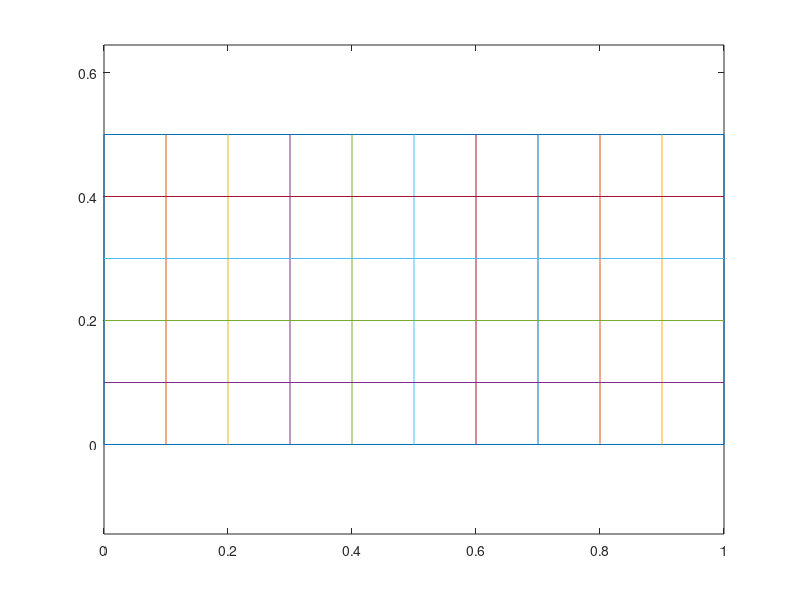

Reproduce this figure in MATLAB. (Note: this script raises an error after producing the figure.)
function mpaper(varargin)  

warning off MATLAB:divideByZero

%:::::::::::::::::::::::::::::::::::::::::::::::::::::::::::::::::::::::::::::::::::
% MPAPER Allows to enter handwritten characters by mouse.
%
% Synopsis:
%  mpaper
%  mpaper( options )
%  mpaper({'param1',val1,...})
%
% Description:
%  This script allows a user to draw images by mouse to
%  figure with a grid. The drown images are normalized to
%  exactly fit the subwindows given by the grid.
%  Control:
%    Left mouse button ... draw line.
%    Right mouse button ... erase the focused subwindow.
%    Middle mouse button ... call function which proccess the
%      drawn data.
%
%  The function called to processed the drawn data is
%  prescribed by options.fun. The implicite setting is 'ocr_fun'
%  which calls OCR trained for handwritten numerals and displays
%  the result of recognition.
%
% Input:
%  options.width [int] Width of a single image.
%  options.height [int] Height of a single image.
%  options.fun [string] If the middle mouse button is
%    pressed then feval(fun,data) is called where
%    the structure data contains:
%    data.X [dim x num_images] images stored as columns
%       of size dim = width*height.
%    data.img_size = [height,width].
%
%  Example:
%   open ocr_demo.fig
%  http://cmp.felk.cvut.cz/cmp/software/stprtool/
% (c) Statistical Pattern Recognition Toolbox, (C) 1999-2003,
% Written by Vojtech Franc and Vaclav Hlavac,
% <a href="http://www.cvut.cz">Czech Technical University Prague</a>,
% <a href="http://www.feld.cvut.cz">Faculty of Electrical engineering</a>,
% Modifications:
%  9-sep-03, VF,
%  8-sep-03, MM, Martin Matousek programmed the GUI enviroment.


%:::::::::::::::::::::::::::::::::::::::::::::::::::::::::::::::::::::::::::::::::::
if nargin >= 1 & ischar(varargin{1}),

    switch varargin{1},
        case 'Dn', Dn;
        case 'Up', Up;
        case 'Plot', Plot;
    end


else

    if nargin >=1, options = varargin{1}; else options=[]; end

    % function called when middle button is pressed
    if ~isfield( options, 'fun'), options.fun = 'ocr_fun'; end

    % resulting resolution of each character
    if ~isfield( options, 'width'), options.width = 16; end
    if ~isfield( options, 'height'), options.height = 16; end

    % brush stroke within del_dist is deleted
    if ~isfield( options, 'del_dist'), options.del_dist = 0.01; end

    figure;
    set( gcf, 'WindowButtonDownFcn', 'mpaper(''Dn'')' );
    Cla;
    setappdata( gcf, 'options',options );
    setappdata( gcf, 'cells',cell(5,10) );

end
 
%===================================================================
%--- UP ------------------------------------------------------------
%===================================================================
function Up(varargin)
set( gcf, 'WindowButtonMotionFcn', '' );
set( gcf, 'WindowButtonUpFcn', '' );

last = getappdata( gcf, 'last' );
x = get( last, 'xdata' );
y = get( last, 'ydata' );

if ~isempty(x)
    [r c]= index( [ x(1) y(1) ] );

    cells = getappdata( gcf, 'cells' );
    cells{r,c} = [cells{r,c} last];
    setappdata( gcf, 'cells', cells );
end

%===================================================================
%--- DOWN ----------------------------------------------------------
%===================================================================
function Dn(varargin)

clc
readkey='0';
%readkey=keyboard(' :::: ::::  ');

if isempty(readkey)
    cells = getappdata( gcf, 'cells' );
    for r =  1:5
        for c = 1:10
            if( ~isempty(cells{r,c}) )
                normalize( ([r c]-1)/10+0.001 , [0.098 0.098], cells{r,c} );
            end
        end
    end
    if(1)
        options=getappdata( gcf, 'options');
        handles=findobj(gca, 'tag', 'brush_stoke');
        bmp = plot2bmp( handles);
        if ~isempty(options.fun),
            data.img_size = [options.height,options.width];
            dim = prod(data.img_size);
            data.X = zeros(dim,10*5);
            for j=1:5,
                for i=1:10,
                    xrange=(i-1)*options.width+1 : i*options.width;
                    yrange=(j-1)*options.height+1 : j*options.height;
                    x = reshape(bmp(yrange,xrange),dim,1);
                    data.X(:,i+(j-1)*10)= x;
                end
            end
            P=data.X;
            ind=find( sum(data.X) ~= 0 ) ;           
            save P.dat P /Ascii
        else
            figure;
            imshow(bmp,[]);
        end
        %                        figure(7);
        %                       imshow(bmp,[]);
    end
end


%===================================================================
%--- OPTION --------------------------------------------------------
%===================================================================
get(gcf, 'SelectionType');

switch get(gcf, 'SelectionType')   % clicked mouse button

    %-----------------------------------------------
    case 'normal'  % left
        setappdata(gcf, 'last', [] );        
        set( gcf, 'WindowButtonMotionFcn', 'mpaper(''Plot'')');
        set( gcf, 'WindowButtonUpFcn', 'mpaper(''Up'')' );
        figure(1)
        Plot

    %-----------------------------------------------
    case 'alt'  % middle
        cells = getappdata( gcf, 'cells' );
        for r =  1:5
            for c = 1:10
                if( ~isempty(cells{r,c}) )
                    normalize( ([r c]-1)/10+0.001 , [0.098 0.098], cells{r,c} );
                end
            end
        end
        if(1)
            options=getappdata( gcf, 'options');
            handles=findobj(gca, 'tag', 'brush_stoke');
            bmp = plot2bmp( handles);
            if ~isempty(options.fun),
                data.img_size = [options.height,options.width];
                dim = prod(data.img_size);
                data.X = zeros(dim,10*5);
                for j=1:5,
                    for i=1:10,
                        xrange=(i-1)*options.width+1 : i*options.width;
                        yrange=(j-1)*options.height+1 : j*options.height;
                        x = reshape(bmp(yrange,xrange),dim,1);
                        data.X(:,i+(j-1)*10)= x;
                    end
                end
                disp(' ')
                disp('------ Finished ----------')
                disp('       P.dat was saved')
                disp('--------------------------')

                P=data.X;
                ind=find( sum(data.X) ~= 0);
                P=P(:,ind);
                save P.dat P /Ascii

            else
                figure;
                imshow(bmp,[]);
            end
            %                        figure(7);
            %                       imshow(bmp,[]);
        end

    %-----------------------------------------------
    case 'middle'     % right
        %          Cla
 %       cells = getappdata( gcf, 'cells' );
 %       x = get( gca, 'currentpoint' );
 %       [r c] = index(x([1 3]));
 %       if ~isempty(cells{r,c})
 %           set(cells{r,c}, 'erasemode','normal');
 %           delete(cells{r,c});
 %           cells{r,c} = [];
 %       end
 %       setappdata( gcf, 'cells', cells );
end

%===================================================================
%--- OUT  ------------------------------------------------------------
%===================================================================
function Cla()
cla;
figure(1)
plot( [ 0 0 1 1 0 ], [ 0 .5 .5 0 0 ] );
hold on;
figure(1)
for i = 1:9, plot( [i/10 i/10],[0 .5] ); end
for i = 1:4, plot( [0 1],[i/10 i/10] );  end

axis equal;

set( gca, 'drawmode', 'fast' );
set( gca, 'interruptible', 'off' );
set( gca, 'xlimmode', 'manual', 'ylimmode', 'manual', 'zlimmode', 'manual' );
% axis offo

title('DRAW:Left          SAVE:Right','FontSize',14,'Color','blue');

%===================================================================
%--- PLOT------------------------------------------------------------
%===================================================================
function Plot(varargin)
x =get( gca, 'currentpoint' );
if( x(1) > 0 & x(1) < 1 & x(3) > 0 & x(3) < 1 );
    l = getappdata(gcf, 'last');
    if( isempty( l ) ),
        figure(1)
        l = plot( x(1), x(3), '.-' ,'MarkerSize',30 );
        set( l, 'erasemode', 'none', 'tag', 'brush_stoke', 'color', [0.8 0 0]);
        setappdata(gcf, 'last', l );
    else
        X = get( l, 'xdata' );
        Y = get( l, 'ydata' );
        set( l, 'xdata', [X x(1)], 'ydata', [Y x(3)]  );
    end
end


%:::::::::::::::::::::::::::::::::::::::::::::::::::::::::::::::::::::::::::::::::::
function bmp = plot2bmp( handles )

options=getappdata( gcf, 'options');

Width = options.width*10;
Height = options.height*5;
bmp = zeros( Height, Width );

for i = 1:length(handles ),

    %      X = get( handles(i), 'xdata');
    %      Y = get( handles(i), 'ydata');
    points = get( handles(i), 'Userdata');
    X = points.xdata;
    Y = points.ydata;

    x1 = min(fix(X(1)*Width)+1,Width);
    y1 = min(fix(2*Y(1)*Height)+1,Height);
    for j=1:length( X )
        x2 = min(fix(X(j)*Width)+1,Width);
        y2 = min(fix(2*Y(j)*Height)+1,Height);

        n = max( ceil( max( abs(x2-x1), abs(y2-y1) ) * 2 ), 1 );
        a = [0:n]/n;

        x = round( x1 * a + x2 * (1-a) );
        y = Height - round( y1 * a + y2 * (1-a) ) + 1;
        bmp( y + (x - 1) * Height ) = 1;
        x1=x2; y1=y2;
    end
end

%================================================= =================
function normalize( corner, sz, h )

x = get( h, 'xdata' );
y = get( h, 'ydata' );
if( iscell(x) ), x = [x{:}]; end
if( iscell(y) ), y = [y{:}]; end

mx = min( x );
Mx = max( x );
sx = Mx - mx;
my = min( y );
My = max( y );
sy = My - my;

centerx = (mx + Mx) / 2;
centery = (my + My) / 2;
center = corner + sz/2;

if( sy/sx >  sz(1)/sz(2) )
    scale = sz(1) / sy;
else
    scale = sz(2) / sx;
end

for hnd = h
    %  set( hnd, 'erasemode', 'normal' );
    %  set( hnd, 'xdata', ...
    %    ( get( hnd, 'xdata' ) - centerx ) * scale + center(2), ...
    %      'ydata', ...
    %      ( get( hnd, 'ydata' ) - centery ) * scale + center(1) );

    points.xdata = ( get( hnd, 'xdata' ) - centerx ) * scale + center(2);
    points.ydata = ( get( hnd, 'ydata' ) - centery ) * scale + center(1);
    set( hnd, 'userdata', points );
end


%================================================= INDEX =================
function [r, c] = index( x )
r = min( floor( x(2) * 10 ) + 1, 5 );
c = min( floor( x(1) * 10 ) + 1, 10 );
